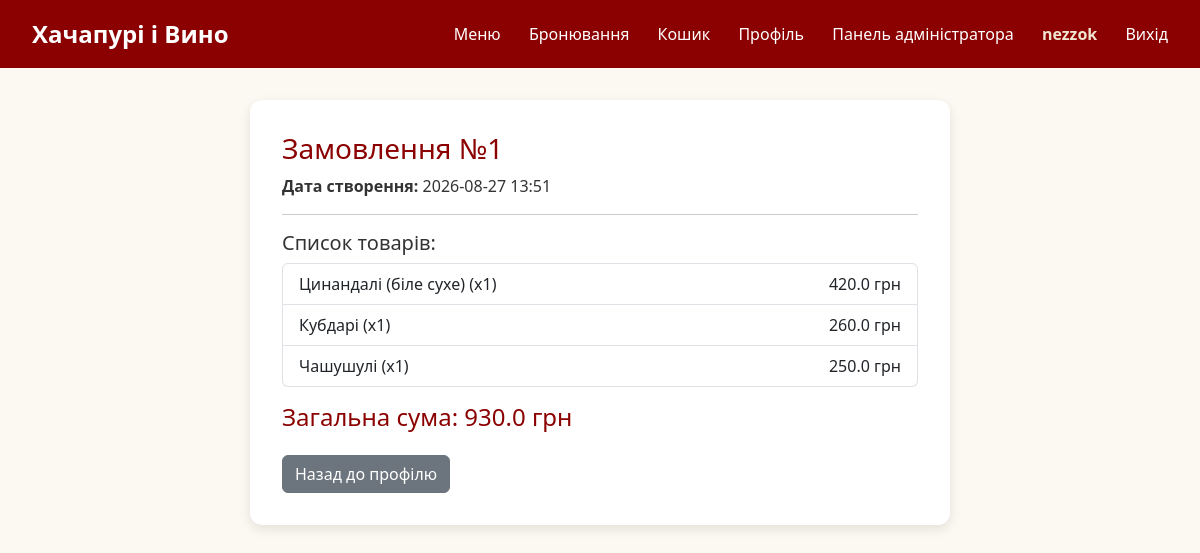
The app's page /my_order/1 (signed in) with its own data.
### models.py (models this page shows)
class User(UserMixin, db.Model):
    id: Mapped[int] = mapped_column(primary_key=True)
    username: Mapped[str] = mapped_column(db.String(50), nullable=False)
    email: Mapped[str] = mapped_column(db.String(120), unique=True, nullable=False)
    password: Mapped[str] = mapped_column(db.String(255), nullable=False)
    is_admin: Mapped[bool] = mapped_column(default=False)

class Order(db.Model):
    id: Mapped[int] = mapped_column(primary_key=True)
    user_id: Mapped[int] = mapped_column(ForeignKey('user.id'), nullable=False)
    total_price: Mapped[float] = mapped_column(nullable=False)
    created_at: Mapped[datetime] = mapped_column(DateTime, default=func.now())
    items = relationship('OrderItem', backref='order', lazy=True)

class OrderItem(db.Model):
    id: Mapped[int] = mapped_column(primary_key=True)
    order_id: Mapped[int] = mapped_column(ForeignKey('order.id'), nullable=False)
    dish_title: Mapped[str] = mapped_column(db.String(100), nullable=False)
    price: Mapped[float] = mapped_column(nullable=False)
    quantity: Mapped[int] = mapped_column(nullable=False)

### app.py (the view)
@app.route('/my_order/<int:order_id>')
@login_required
def my_order(order_id):
    order = Order.query.get_or_404(order_id)
    if order.user_id != current_user.id and not current_user.is_admin:
        flash("У вас немає доступу до цього замовлення!", "danger")
        return redirect(url_for('profile'))
    return render_template('my_order.html', order=order)

### app.py (called while the page is built)
@login_manager.user_loader
def load_user(user_id):
    return User.query.get(int(user_id))

### templates/my_order.html (shortened to what this page needs)
{% extends 'base.html' %}
{% block content %}
<div style="max-width: 700px; margin: 2rem auto; background: white; padding: 2rem; border-radius: 12px; box-shadow: 0 4px 12px rgba(0,0,0,0.1);">
    <h3 style="color: #8b0000;">Замовлення №{{ order.id }}</h3>
    <p><strong>Дата створення:</strong> {{ order.created_at.strftime('%Y-%m-%d %H:%M') }}</p>
    <hr>
    <h5>Список товарів:</h5>
    <ul class="list-group mb-3">
        {% for item in order.items %}
            <li class="list-group-item d-flex justify-content-between align-items-center">
                {{ item.dish_title }} (x{{ item.quantity }})
                <span>{{ item.price * item.quantity }} грн</span>
            </li>
        {% endfor %}
    </ul>
    <h4 style="color: #8b0000;">Загальна сума: {{ order.total_price }} грн</h4>
    <a href="{{ url_for('profile') }}" class="btn btn-secondary mt-3">Назад до профілю</a>
</div>
{% endblock %}

### templates/base.html (shortened to what this page needs)
<!DOCTYPE html>
<html lang="uk">
<head>
    <link href="https://cdn.jsdelivr.net/npm/bootstrap@5.3.0/dist/css/bootstrap.min.css" rel="stylesheet">
    <link rel="stylesheet" href="{{ url_for('static', filename='css/style.css') }}">
</head>
<body>
    <header>
        <div class="logo">
            <a href="{{ url_for('index') }}" style="color: white; text-decoration: none;">Хачапурі і Вино</a>
        </div>
        <nav>
            <a href="{{ url_for('index') }}">Меню</a>
            <a href="{{ url_for('booking') }}">Бронювання</a>
            {% if current_user.is_authenticated %}
                <a href="{{ url_for('cart') }}">Кошик</a>
                <a href="{{ url_for('profile') }}">Профіль</a>
                {% if current_user.is_admin %}
                    <a href="{{ url_for('admin') }}">Панель адміністратора</a>
                {% endif %}
                <span style="margin-left: 1.5rem; font-weight: bold; color: #f0e6d2;">{{ current_user.username }}</span>
                <a href="{{ url_for('logout') }}">Вихід</a>
            {% else %}
                <a href="{{ url_for('login') }}">Вхід</a>
                <a href="{{ url_for('register') }}">Реєстрація</a>
            {% endif %}
        </nav>
    </header>
    <div class="container">
        {% block content %}{% endblock content %}
    </div>
</body>
</html>

### static/css/style.css (style rules this page uses)
body { font-family: 'Segoe UI', Tahoma, Geneva, Verdana, sans-serif; margin: 0; background-color: #fcf8f2; color: #333; }
header { background-color: #8b0000; color: white; padding: 1rem 2rem; display: flex; justify-content: space-between; align-items: center; }
header .logo { font-size: 1.5rem; font-weight: bold; }
nav a { color: white; text-decoration: none; margin-left: 1.5rem; font-weight: 500; }
.container { max-width: 1100px; margin: 2rem auto; padding: 0 1rem; }

### records on screen
User: username "nezzok"
Order: id "1", created_at "2026-08-27 13:51", total_price "930.0"
OrderItem: dish_title "Цинандалі (біле сухе)", quantity "1", item.price*item.quantity "420.0"
OrderItem: dish_title "Кубдарі", quantity "1", item.price*item.quantity "260.0"
OrderItem: dish_title "Чашушулі", quantity "1", item.price*item.quantity "250.0"
